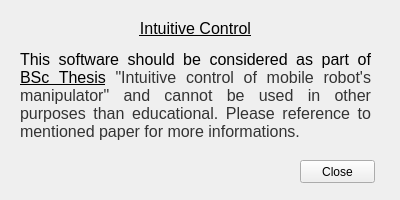
<?xml version="1.0" encoding="UTF-8"?>
<ui version="4.0">
 <class>aboutWnd</class>
 <widget class="QWidget" name="aboutWnd">
  <property name="geometry">
   <rect>
    <x>0</x>
    <y>0</y>
    <width>400</width>
    <height>200</height>
   </rect>
  </property>
  <property name="minimumSize">
   <size>
    <width>400</width>
    <height>200</height>
   </size>
  </property>
  <property name="maximumSize">
   <size>
    <width>400</width>
    <height>200</height>
   </size>
  </property>
  <property name="windowTitle">
   <string>About...</string>
  </property>
  <widget class="QLabel" name="label">
   <property name="geometry">
    <rect>
     <x>20</x>
     <y>10</y>
     <width>351</width>
     <height>141</height>
    </rect>
   </property>
   <property name="text">
    <string>&lt;html&gt;&lt;head/&gt;&lt;body&gt;&lt;p align=&quot;center&quot;&gt;&lt;span style=&quot; font-size:12pt; text-decoration: underline;&quot;&gt;Intuitive Control&lt;/span&gt;&lt;/p&gt;&lt;p align=&quot;justify&quot;&gt;&lt;span style=&quot; font-size:12pt;&quot;&gt;This software should be considered as part of &lt;/span&gt;&lt;a href=&quot;http://pl.bab.la/slownik/angielski-polski/bsc-thesis&quot;&gt;&lt;span style=&quot; font-family:'Helvetica Neue,Helvetica,Arial,sans-serif'; font-size:12pt; text-decoration: underline; color:#000000;&quot;&gt;BSc Thesis&lt;/span&gt;&lt;/a&gt;&lt;span style=&quot; font-family:'Helvetica Neue,Helvetica,Arial,sans-serif'; font-size:12pt; color:#333333;&quot;&gt; &amp;quot;Intuitive control of mobile robot's manipulator&amp;quot; and cannot be used in other purposes than educational. Please reference to mentioned paper for more informations.&lt;/span&gt;&lt;/p&gt;&lt;/body&gt;&lt;/html&gt;</string>
   </property>
   <property name="wordWrap">
    <bool>true</bool>
   </property>
  </widget>
  <widget class="QPushButton" name="pushButton">
   <property name="geometry">
    <rect>
     <x>300</x>
     <y>160</y>
     <width>75</width>
     <height>23</height>
    </rect>
   </property>
   <property name="text">
    <string>Close</string>
   </property>
  </widget>
 </widget>
 <resources/>
 <connections/>
</ui>
